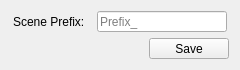
<?xml version="1.0" encoding="UTF-8"?>
<ui version="4.0">
 <class>MainWindow</class>
 <widget class="QWidget" name="MainWindow">
  <property name="geometry">
   <rect>
    <x>0</x>
    <y>0</y>
    <width>240</width>
    <height>70</height>
   </rect>
  </property>
  <property name="sizePolicy">
   <sizepolicy hsizetype="Minimum" vsizetype="Minimum">
    <horstretch>0</horstretch>
    <verstretch>0</verstretch>
   </sizepolicy>
  </property>
  <property name="minimumSize">
   <size>
    <width>240</width>
    <height>70</height>
   </size>
  </property>
  <property name="windowTitle">
   <string>JMR - Settings</string>
  </property>
  <layout class="QGridLayout" name="gridLayout">
   <item row="2" column="2">
    <widget class="QPushButton" name="pushButton">
     <property name="text">
      <string>Save</string>
     </property>
    </widget>
   </item>
   <item row="0" column="0" colspan="3">
    <widget class="QWidget" name="widget_2" native="true">
     <layout class="QGridLayout" name="gridLayout_2">
      <property name="leftMargin">
       <number>2</number>
      </property>
      <property name="topMargin">
       <number>0</number>
      </property>
      <property name="rightMargin">
       <number>2</number>
      </property>
      <property name="bottomMargin">
       <number>0</number>
      </property>
      <item row="0" column="0">
       <widget class="QLabel" name="label">
        <property name="text">
         <string>Scene Prefix:  </string>
        </property>
       </widget>
      </item>
      <item row="0" column="1">
       <widget class="QLineEdit" name="lineEdit">
        <property name="placeholderText">
         <string>Prefix_</string>
        </property>
       </widget>
      </item>
     </layout>
    </widget>
   </item>
  </layout>
 </widget>
 <resources/>
 <connections/>
</ui>
